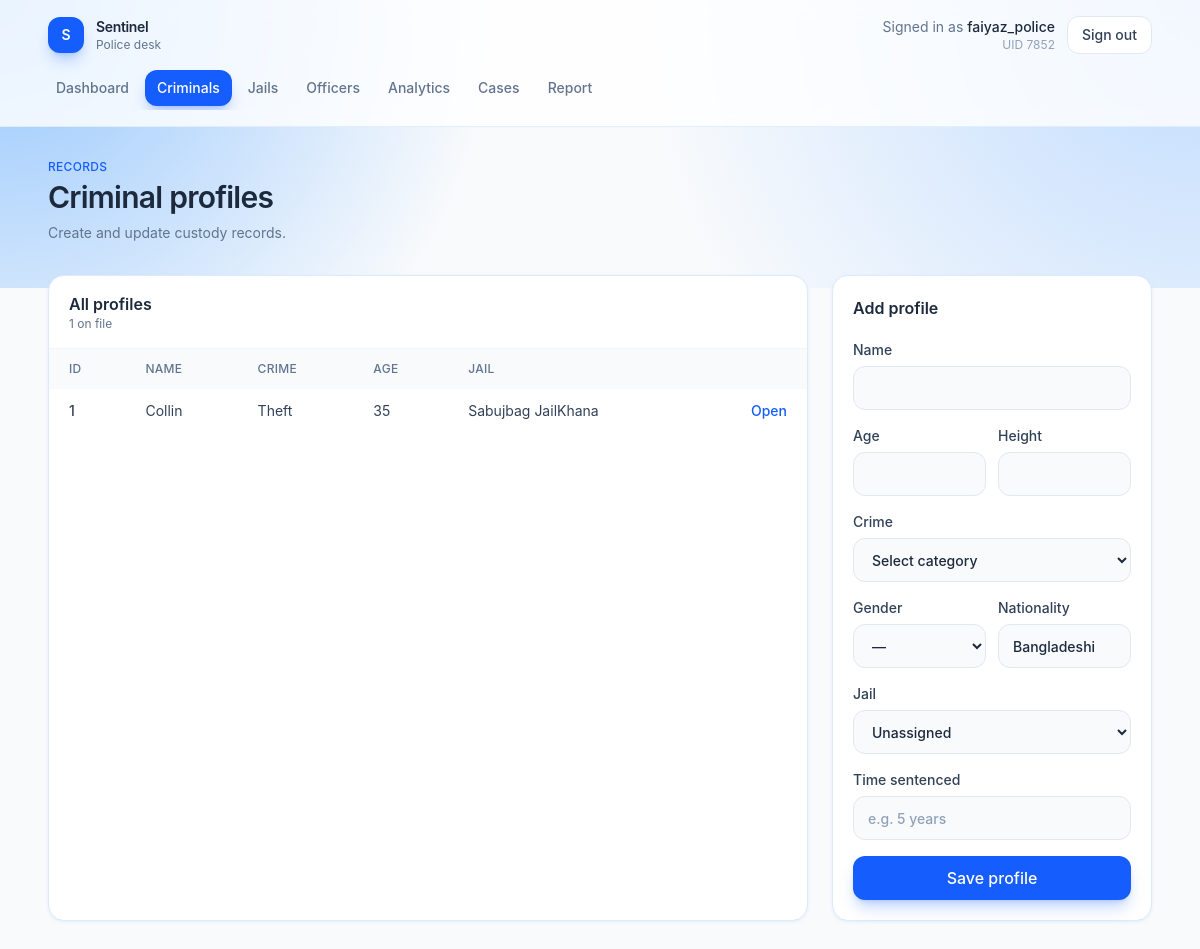
Before: /criminals (signed in) with the older database file.
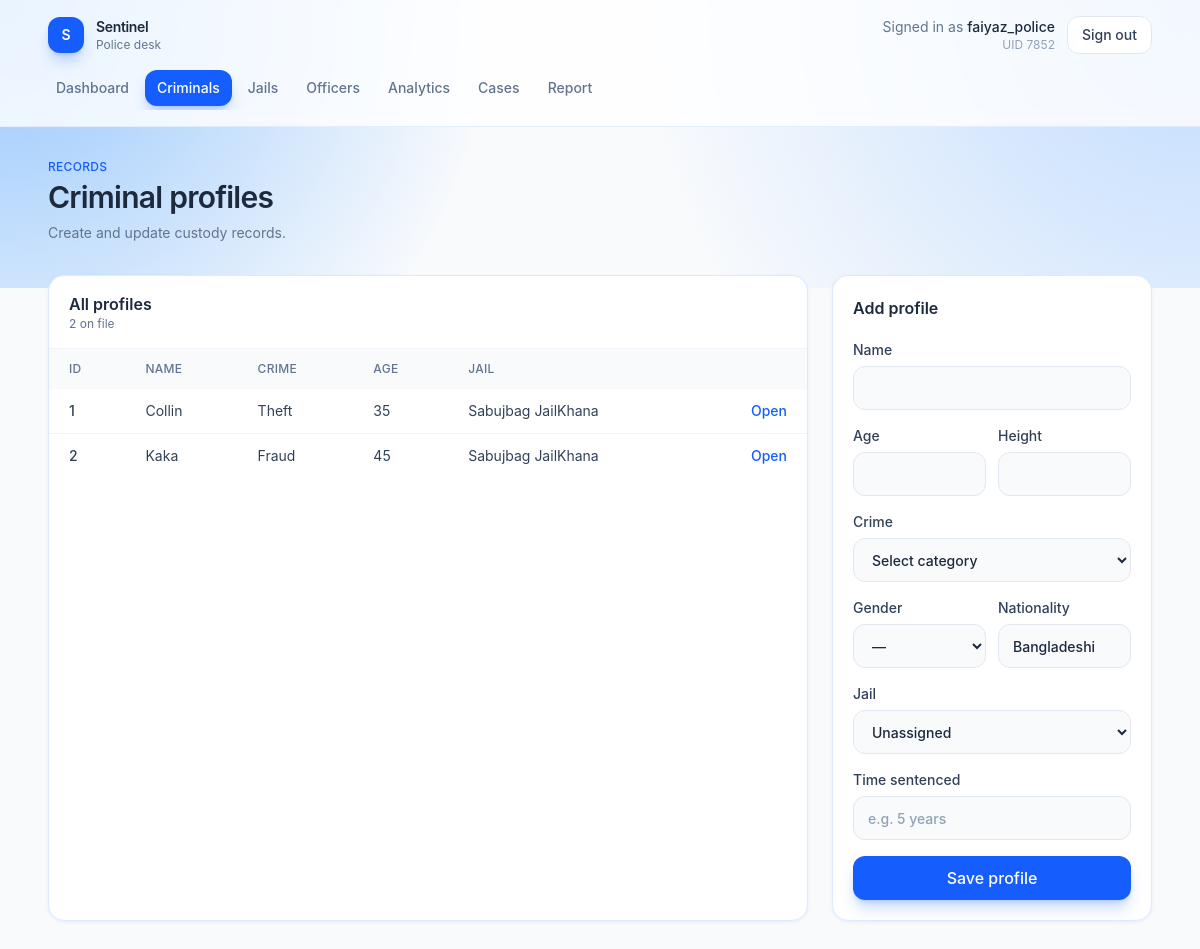
After: the same page with the newer database file.
### tables this page shows
CREATE TABLE Criminal (
    CID INTEGER PRIMARY KEY,
    Name TEXT NOT NULL,
    Age INTEGER,
    Crime TEXT,
    Height REAL,
    Gender TEXT,
    Nationality TEXT,
    JID INTEGER,
    time_sentenced TEXT,
    FOREIGN KEY (JID) REFERENCES Jail(JID)
);

CREATE TABLE Jail (
    JID INTEGER PRIMARY KEY,
    Name TEXT NOT NULL,
    Location TEXT,
    Capacity INTEGER
);

### app.py (the view, shortened to what this page needs)
@app.route("/criminals", methods=["GET", "POST"])
def criminals():
    if not check_login():
            return redirect("/login")
    if session.get("role") != "police":
        return redirect("/search")
    if request.method == "GET":
        db = get_db()
        criminal = db.execute("SELECT c.CID, c.Name, c.Age, c.Crime, c.Gender, c.Nationality, j.Name as jail_name, c.time_sentenced FROM CRIMINAL c LEFT JOIN JAIL j ON c.JID = j.JID").fetchall()
        jail = db.execute("SELECT * FROM JAIL").fetchall()
        return render_template("criminals.html", criminals=criminal, jails=jail)

### app.py (called while the page is built)
def get_db():
    if "db" not in g:
        g.db = sqlite3.connect(app.config["DATABASE"])
        g.db.row_factory = sqlite3.Row
    return g.db

def check_login():
    if session.get("loggedin_UID") is None:
        return False
    return True

@app.context_processor
def inject_current_user():
    uid = session.get("loggedin_UID")
    if not uid:
        return {"user_name": "Guest"}
    name = session.get("name")
    if not name:
        db = get_db()
        row = db.execute("SELECT name FROM USER WHERE UID = ?", (uid,)).fetchone()
        name = row["name"] if row else "Guest"
        session["name"] = name
    return {"user_name": name}

@app.after_request
def disable_cache(response):
    response.headers["Cache-Control"] = "no-store, no-cache, must-revalidate, max-age=0"
    response.headers["Pragma"] = "no-cache"
    response.headers["Expires"] = "0"
    return response

### templates/criminals.html (shortened to what the changed rows need)
{% extends "app.html" %}
{% set criminals = criminals if criminals is defined else [
    {"CID": 101, "Name": "Karim Uddin", "Age": 31, "Crime": "Theft", "Gender": "M", "Nationality": "Bangladeshi", "jail_name": "Dhaka Central", "time_sentenced": "5 years"},
    {"CID": 102, "Name": "Nabila Chowdhury", "Age": 27, "Crime": "Fraud", "Gender": "F", "Nationality": "Bangladeshi", "jail_name": "Kashimpur", "time_sentenced": "3 years"},
    {"CID": 103, "Name": "Faruk Hossain", "Age": 42, "Crime": "Robbery", "Gender": "M", "Nationality": "Bangladeshi", "jail_name": "Dhaka Central", "time_sentenced": "8 years"},
] %}
{% set jails = jails if jails is defined else [
    {"JID": 1, "Name": "Dhaka Central Jail"},
    {"JID": 2, "Name": "Kashimpur Central Jail"},
] %}
{% block page %}
<div class="mb-8 flex flex-col gap-4 sm:flex-row sm:items-end sm:justify-between">
    <div>
        <h1 class="mt-1 text-3xl font-semibold tracking-tight text-slate-800">Criminal profiles</h1>
    </div>
</div>
<div class="grid gap-6 lg:grid-cols-[minmax(0,1fr)_20rem]">
    <article class="overflow-hidden rounded-2xl border border-blue-100 bg-white shadow-sm shadow-blue-100/50">
        <div class="border-b border-slate-100 px-5 py-4">
            <h2 class="font-semibold text-slate-800">All profiles</h2>
            <p class="text-xs text-slate-500">{{ criminals|length }} on file</p>
        </div>
        {% if criminals %}
        <div class="overflow-x-auto">
            <table class="w-full text-left text-sm">
                <thead class="bg-slate-50 text-xs uppercase tracking-wide text-slate-500">
                    <tr>
                        <th class="px-5 py-3 font-medium">ID</th>
                        <th class="px-5 py-3 font-medium">Name</th>
                        <th class="px-5 py-3 font-medium">Crime</th>
                        <th class="px-5 py-3 font-medium">Age</th>
                        <th class="px-5 py-3 font-medium">Jail</th>
                        <th class="px-5 py-3 font-medium"></th>
                    </tr>
                </thead>
                <tbody class="divide-y divide-slate-100">
                    {% for criminal in criminals %}
                    <tr class="text-slate-700">
                        <td class="px-5 py-3 font-medium">{{ criminal.CID }}</td>
                        <td class="px-5 py-3">{{ criminal.Name }}</td>
                        <td class="px-5 py-3">{{ criminal.Crime or "—" }}</td>
                        <td class="px-5 py-3">{{ criminal.Age or "—" }}</td>
                        <td class="px-5 py-3">{{ criminal.jail_name or "—" }}</td>
                        <td class="px-5 py-3 text-right">
                            <a href="{{ url_for('criminal_detail', cid=criminal.CID) }}" class="font-medium text-blue-600 hover:text-blue-700">Open</a>
                        </td>
                    </tr>
                    {% endfor %}
                </tbody>
            </table>
        </div>
        {% else %}
        <div class="px-5 py-10 text-center text-sm text-slate-500">No criminal profiles yet.</div>
        {% endif %}
    </article>
    <article class="h-fit rounded-2xl border border-blue-100 bg-white p-5 shadow-sm shadow-blue-100/50">
        <h2 class="font-semibold text-slate-800">Add profile</h2>
    </article>
</div>
{% endblock %}

Changed rows visible on the page:
added Criminal: CID "2", Name "Kaka", Crime "Fraud", Age "45", Name "Sabujbag JailKhana"
Other visible differences:
{{ criminals|length }}: "1" → "2"
